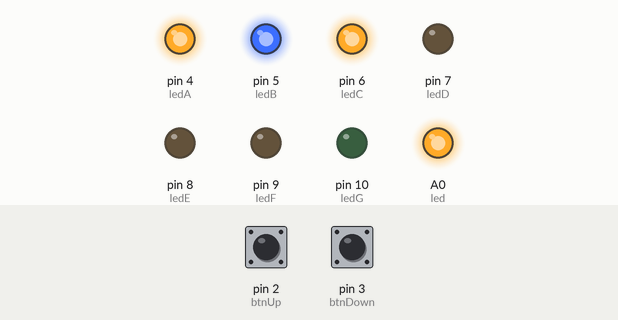
Recording of a sketch running on a simulated Arduino Uno, built with avr-gcc and run on an emulated ATmega328P. Shown: output pins drawn as LEDs (lit = HIGH). Dashed ring = blinking. The test bench sets the inputs (shaded band); at power-on: pin 2 (btnUp) HIGH, pin 3 (btnDown) LOW.

Above: at 1.8 s.
1.9 s: pin 2 (btnUp) pulled LOW for 3.2 s
At 5.9 s:
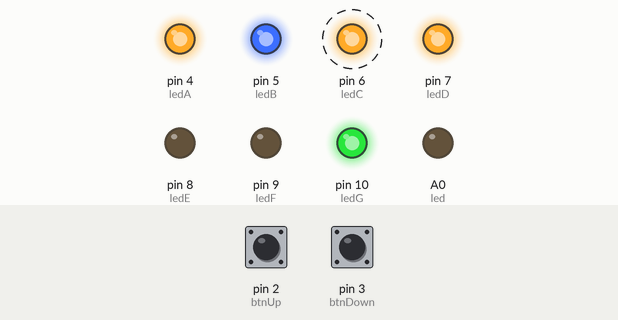
6.6 s: pin 3 (btnDown) pulled HIGH for 3.2 s
At 8.0 s:
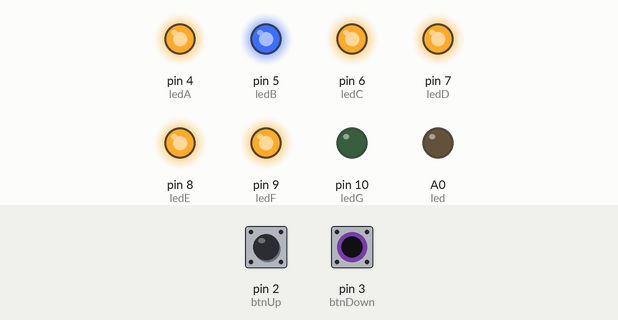
15.8 s: pin 2 (btnUp) pulled LOW for 0.6 s
At 21.2 s:
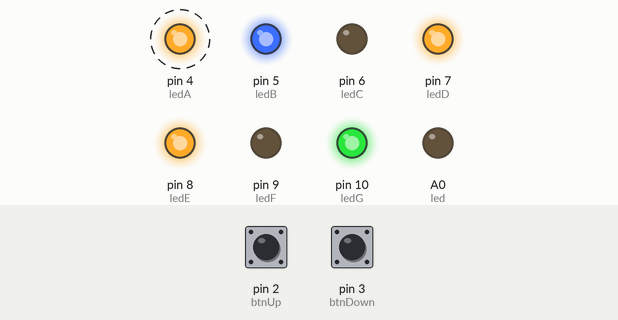
Timing chart, 0 to 24.8 s (numbered marks = the images above; inputs shaded):
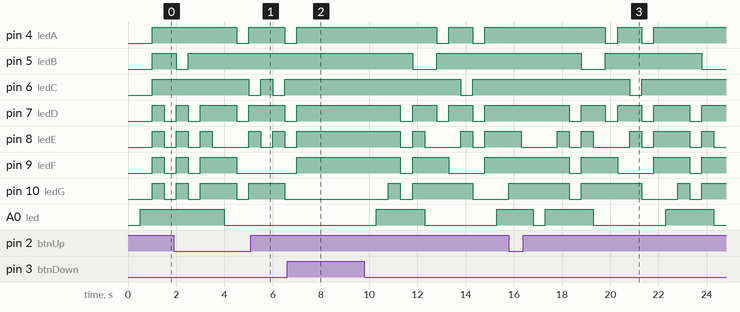

Measured:
- by itself, pin 7 (ledD): repeats every 1.5 s: LOW 0.50 s, HIGH 1.0 s

The sketch:

SistemControl_3_7Segment.ino
```cpp
#define btnUp 2
#define btnDown 3
#define ledA 4
#define ledB 5
#define ledC 6
#define ledD 7
#define ledE 8
#define ledF 9
#define ledG 10
#define led A0

// deklarasi variable count
int count;

//Fungsi Hitung Angka di 7 Secment
void HitungAngka(void){
  if(count == 0){
    digitalWrite(ledA, HIGH);
    digitalWrite(ledB, HIGH);
    digitalWrite(ledC, HIGH);
    digitalWrite(ledD, HIGH);
    digitalWrite(ledE, HIGH);
    digitalWrite(ledF, HIGH);
    digitalWrite(ledG, LOW);
  } else if (count == 1){
    digitalWrite(ledA, LOW);
    digitalWrite(ledB, HIGH);
    digitalWrite(ledC, HIGH);
    digitalWrite(ledD, LOW);
    digitalWrite(ledE, LOW);
    digitalWrite(ledF, LOW);
    digitalWrite(ledG, LOW);
  } else if (count == 2){
    digitalWrite(ledA, HIGH);
    digitalWrite(ledB, HIGH);
    digitalWrite(ledC, LOW);
    digitalWrite(ledD, HIGH);
    digitalWrite(ledE, HIGH);
    digitalWrite(ledF, LOW);
    digitalWrite(ledG, HIGH);
  } else if (count == 3){
    digitalWrite(ledA, HIGH);
    digitalWrite(ledB, HIGH);
    digitalWrite(ledC, HIGH);
    digitalWrite(ledD, HIGH);
    digitalWrite(ledE, LOW);
    digitalWrite(ledF, LOW);
    digitalWrite(ledG, HIGH);
  } else if (count == 4){
    digitalWrite(ledA, LOW);
    digitalWrite(ledB, HIGH);
    digitalWrite(ledC, HIGH);
    digitalWrite(ledD, LOW);
    digitalWrite(ledE, LOW);
    digitalWrite(ledF, HIGH);
    digitalWrite(ledG, HIGH);
  } else if (count == 5){
    digitalWrite(ledA, HIGH);
    digitalWrite(ledB, LOW);
    digitalWrite(ledC, HIGH);
    digitalWrite(ledD, HIGH);
    digitalWrite(ledE, LOW);
    digitalWrite(ledF, HIGH);
    digitalWrite(ledG, HIGH);
  } else if (count == 6){
    digitalWrite(ledA, HIGH);
    digitalWrite(ledB, LOW);
    digitalWrite(ledC, HIGH);
    digitalWrite(ledD, HIGH);
    digitalWrite(ledE, HIGH);
    digitalWrite(ledF, HIGH);
    digitalWrite(ledG, HIGH);
  } else if (count == 7){
    digitalWrite(ledA, HIGH);
    digitalWrite(ledB, HIGH);
    digitalWrite(ledC, HIGH);
    digitalWrite(ledD, LOW);
    digitalWrite(ledE, LOW);
    digitalWrite(ledF, LOW);
    digitalWrite(ledG, LOW);
  } else if (count == 8){
    digitalWrite(ledA, HIGH);
    digitalWrite(ledB, HIGH);
    digitalWrite(ledC, HIGH);
    digitalWrite(ledD, HIGH);
    digitalWrite(ledE, HIGH);
    digitalWrite(ledF, HIGH);
    digitalWrite(ledG, HIGH);
  } else if (count == 9){
    digitalWrite(ledA, HIGH);
    digitalWrite(ledB, HIGH);
    digitalWrite(ledC, HIGH);
    digitalWrite(ledD, HIGH);
    digitalWrite(ledE, LOW);
    digitalWrite(ledF, HIGH);
    digitalWrite(ledG, HIGH);
  } else if (count == 10){
    count = 0;
  }else {
    count = 9;
  }

  // menyalakan led
  if(count >= 0 && count <= 5){
    digitalWrite(led, LOW);
  } else {
    digitalWrite(led, HIGH);
  }

}


void setup() {
  // put your setup code here, to run once:
//  deklarasi pinMode Button
  pinMode(btnUp, INPUT);
  pinMode(btnDown, INPUT);

//  delkalasi pinMode 7Secment
  pinMode(ledA, OUTPUT);
  pinMode(ledB, OUTPUT);
  pinMode(ledC, OUTPUT);
  pinMode(ledD, OUTPUT);
  pinMode(ledE, OUTPUT);
  pinMode(ledF, OUTPUT);
  pinMode(ledG, OUTPUT);

  pinMode(led, OUTPUT);

//  Serial begin 9600
  Serial.begin(9600);
}

void loop() {
  // put your main code here, to run repeatedly:

  // Count ++ dan Count --
  if(digitalRead(btnUp) == 0){
    count++;
    delay(500);
  } else if(digitalRead(btnDown) == 0){
    count--;
    delay(500);
  }

 HitungAngka();

//// serial print
//Serial.print("Serial Print : "):
//Serial.println(count);

}
```
